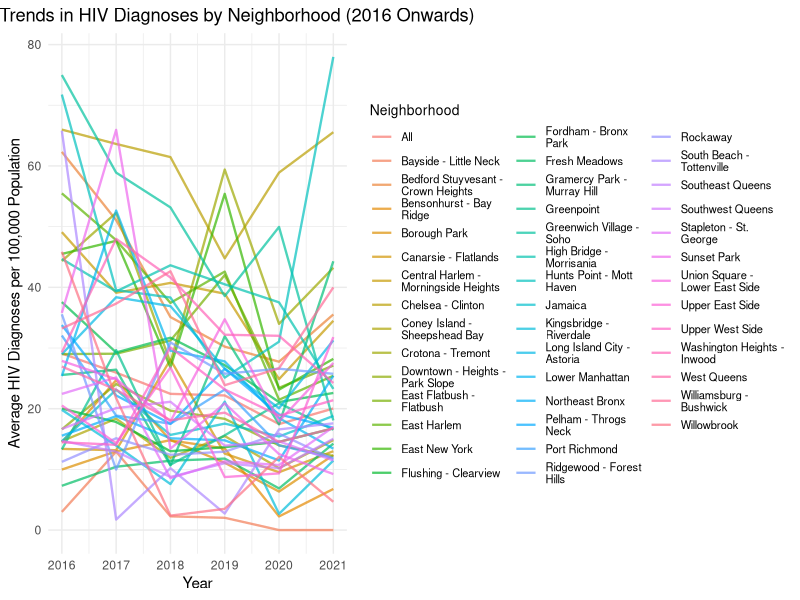
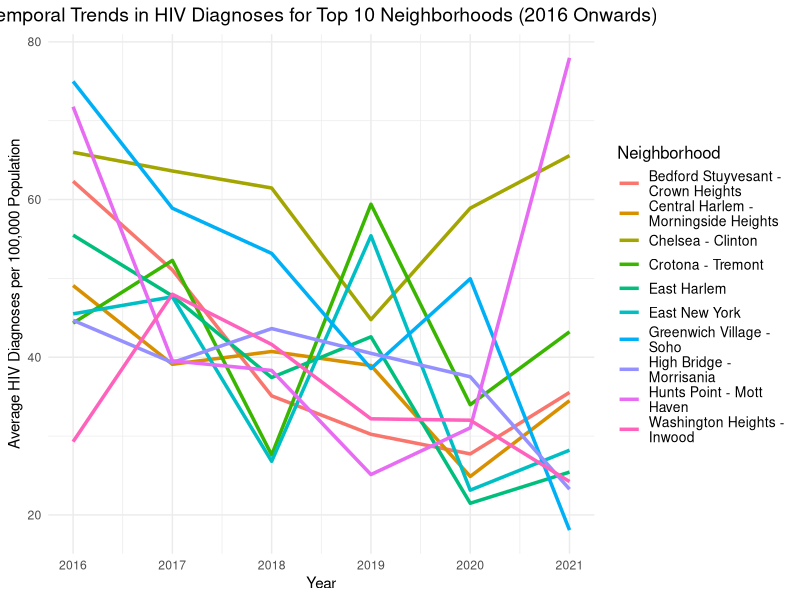
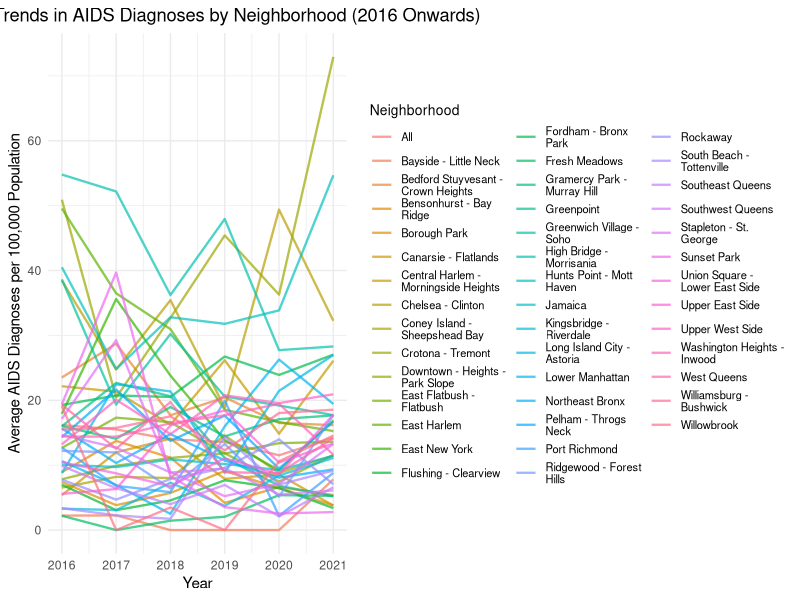
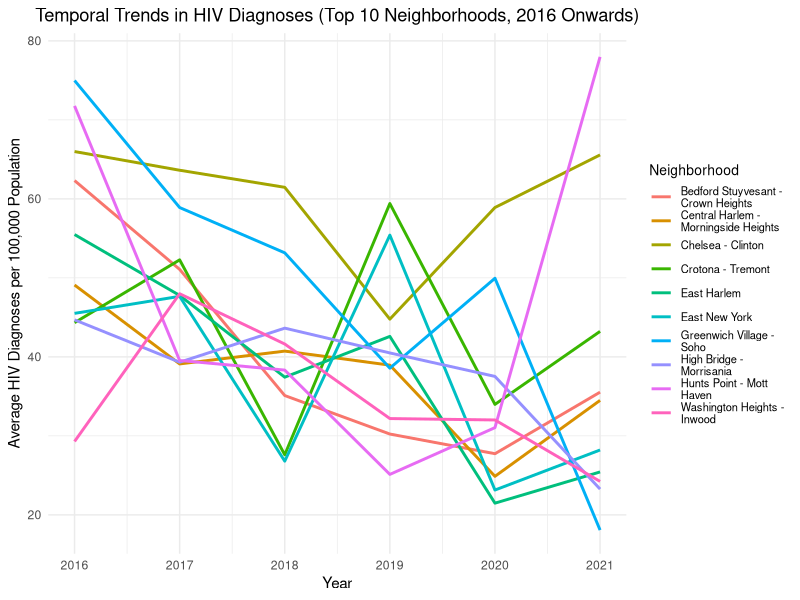
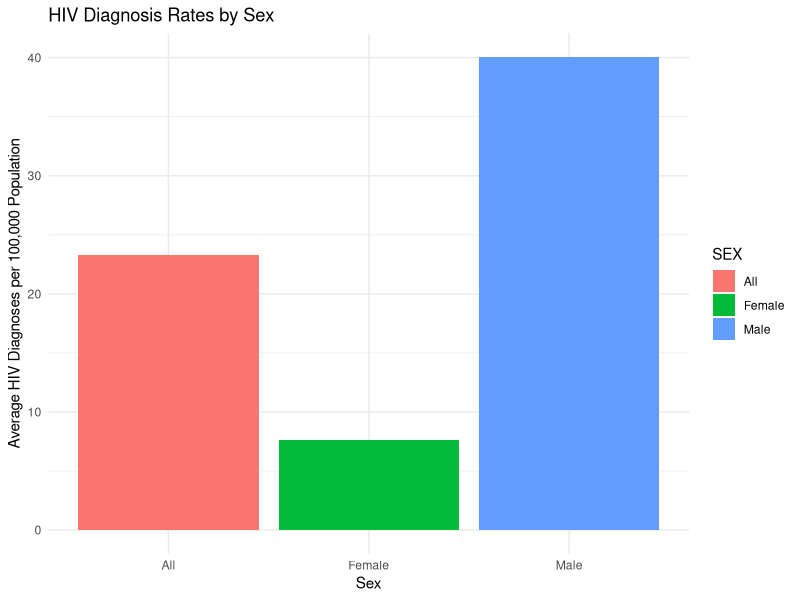
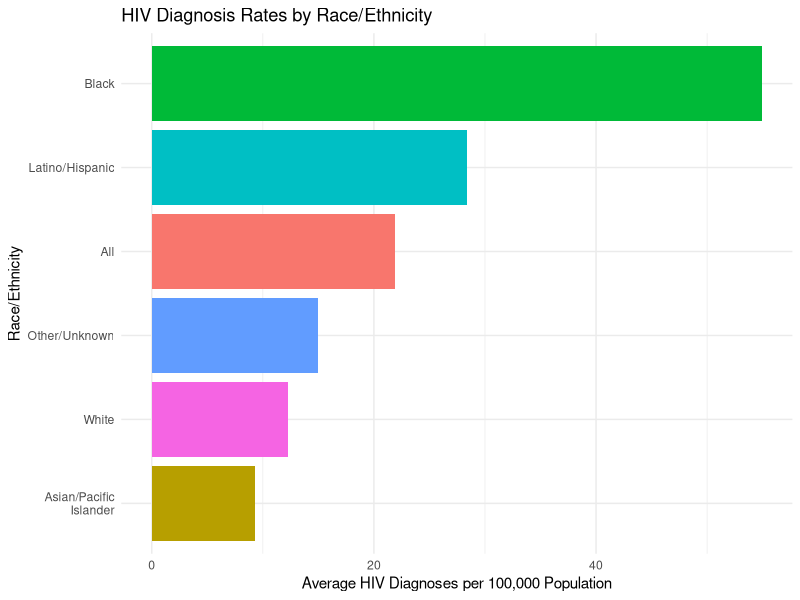

Recreate these plots in R, in order.
## ---- chunk 1
knitr::opts_chunk$set(echo = TRUE)
## ---- chunk 2
# Load required libraries
library(tidyverse)
library(ggplot2)
library(broom)
## ---- chunk 3
# Load the dataset
hiv_data <- read.csv("data/HIV_AIDS_Diagnoses_by_Neighborhood__Sex__and_Race_Ethnicity_20241118.csv")

UHF <- read.csv("data/UHF_Neighborhoods.csv")

## ---- chunk 4
# Clean and prepare the dataset
hiv_data <- hiv_data %>%
  mutate(
    YEAR = as.numeric(YEAR),
    Neighborhood = as.character(Neighborhood..U.H.F.), # Correct column for neighborhood
    HIV_Diagnoses = as.numeric(HIV.DIAGNOSES.PER.100.000.POPULATION),
    AIDS_Diagnoses = as.numeric(AIDS.DIAGNOSES.PER.100.000.POPULATION)
  ) %>%
  filter(YEAR >= 2016, !is.na(HIV_Diagnoses), !is.na(AIDS_Diagnoses)) # Keep only data from 2016 onwards

## ---- chunk 5
# Aggregate HIV and AIDS diagnoses
hiv_trends <- hiv_data %>%
  group_by(YEAR, Neighborhood) %>%
  summarise(
    avg_hiv_rate = mean(HIV_Diagnoses, na.rm = TRUE),
    avg_aids_rate = mean(AIDS_Diagnoses, na.rm = TRUE)
  ) %>%
  ungroup()

# Preview the aggregated data
head(hiv_trends)
## ---- chunk 6
# Plot HIV diagnosis trends by neighborhood with a legend
ggplot(hiv_trends, aes(x = YEAR, y = avg_hiv_rate, group = Neighborhood, color = Neighborhood)) +
  geom_line(size = 0.8, alpha = 0.7) +
  labs(
    title = "Temporal Trends in HIV Diagnoses by Neighborhood (2016 Onwards)",
    x = "Year",
    y = "Average HIV Diagnoses per 100,000 Population",
    color = "Neighborhood"
  ) +
  theme_minimal() +
  theme(
    legend.position = "right", # Display the legend on the right
    plot.title = element_text(hjust = 0.5),
    legend.text = element_text(size = 8),
    legend.title = element_text(size = 10)
  )

## ---- chunk 7
# Calculate the mean HIV diagnosis rate for each neighborhood
top_neighborhoods <- hiv_data %>%
  group_by(Neighborhood) %>%
  summarise(mean_hiv_rate = mean(HIV_Diagnoses, na.rm = TRUE)) %>%
  arrange(desc(mean_hiv_rate)) %>%
  slice(1:10) %>%
  pull(Neighborhood)

# Filter the dataset for the top 10 neighborhoods
filtered_hiv_data <- hiv_data %>%
  filter(Neighborhood %in% top_neighborhoods)

# Aggregate HIV diagnoses for the top 10 neighborhoods
top_hiv_trends <- filtered_hiv_data %>%
  group_by(YEAR, Neighborhood) %>%
  summarise(
    avg_hiv_rate = mean(HIV_Diagnoses, na.rm = TRUE)
  ) %>%
  ungroup()

# Preview the aggregated data
head(top_hiv_trends)

# Plot HIV diagnosis trends for the top 10 neighborhoods
ggplot(top_hiv_trends, aes(x = YEAR, y = avg_hiv_rate, group = Neighborhood, color = Neighborhood)) +
  geom_line(size = 1.2) +
  labs(
    title = "Temporal Trends in HIV Diagnoses for Top 10 Neighborhoods (2016 Onwards)",
    x = "Year",
    y = "Average HIV Diagnoses per 100,000 Population",
    color = "Neighborhood"
  ) +
  theme_minimal() +
  theme(
    legend.position = "right",
    legend.text = element_text(size = 10),
    legend.title = element_text(size = 12),
    plot.title = element_text(hjust = 0.5, size = 14)
  )

## ---- chunk 8
# Plot AIDS diagnosis trends by neighborhood with a legend
ggplot(hiv_trends, aes(x = YEAR, y = avg_aids_rate, group = Neighborhood, color = Neighborhood)) +
  geom_line(size = 0.8, alpha = 0.7) +
  labs(
    title = "Temporal Trends in AIDS Diagnoses by Neighborhood (2016 Onwards)",
    x = "Year",
    y = "Average AIDS Diagnoses per 100,000 Population",
    color = "Neighborhood"
  ) +
  theme_minimal() +
  theme(
    legend.position = "right", # Display the legend on the right
    plot.title = element_text(hjust = 0.5),
    legend.text = element_text(size = 8),
    legend.title = element_text(size = 10)
  )

## ---- chunk 9
# Calculate mean rates for each neighborhood
top_hiv_neighborhoods <- hiv_data %>%
  group_by(Neighborhood) %>%
  summarise(mean_hiv_rate = mean(HIV_Diagnoses, na.rm = TRUE)) %>%
  arrange(desc(mean_hiv_rate)) %>%
  slice(1:10) %>%
  pull(Neighborhood)

top_aids_neighborhoods <- hiv_data %>%
  group_by(Neighborhood) %>%
  summarise(mean_aids_rate = mean(AIDS_Diagnoses, na.rm = TRUE)) %>%
  arrange(desc(mean_aids_rate)) %>%
  slice(1:10) %>%
  pull(Neighborhood)

# Filter the dataset for top 10 neighborhoods
filtered_hiv_trends <- hiv_data %>%
  filter(Neighborhood %in% top_hiv_neighborhoods) %>%
  group_by(YEAR, Neighborhood) %>%
  summarise(avg_hiv_rate = mean(HIV_Diagnoses, na.rm = TRUE)) %>%
  ungroup()

filtered_aids_trends <- hiv_data %>%
  filter(Neighborhood %in% top_aids_neighborhoods) %>%
  group_by(YEAR, Neighborhood) %>%
  summarise(avg_aids_rate = mean(AIDS_Diagnoses, na.rm = TRUE)) %>%
  ungroup()

# Plot HIV diagnosis trends
ggplot(filtered_hiv_trends, aes(x = YEAR, y = avg_hiv_rate, group = Neighborhood, color = Neighborhood)) +
  geom_line(size = 1) +
  labs(
    title = "Temporal Trends in HIV Diagnoses (Top 10 Neighborhoods, 2016 Onwards)",
    x = "Year",
    y = "Average HIV Diagnoses per 100,000 Population",
    color = "Neighborhood"
  ) +
  theme_minimal() +
  theme(
    legend.position = "right", # Display legend
    plot.title = element_text(hjust = 0.5),
    legend.text = element_text(size = 8),
    legend.title = element_text(size = 10)
  )

## ---- chunk 10
# Fit a linear regression model for year predicting HIV diagnosis rates
hiv_lm <- lm(avg_hiv_rate ~ YEAR, data = hiv_trends)

# Summarize the regression model
hiv_lm_summary <- summary(hiv_lm)

# Display regression coefficients
tidy(hiv_lm) %>%
  select(term, estimate, std.error, p.value) %>%
  mutate(p.value = format(p.value, scientific = TRUE)) %>%  # Show exact p-value in scientific notation
  knitr::kable(digits = 10)

# Identify neighborhoods with consistently high HIV diagnosis rates
high_hiv_neighborhoods <- hiv_trends %>%
  group_by(Neighborhood) %>%
  summarise(mean_hiv_rate = mean(avg_hiv_rate, na.rm = TRUE)) %>%
  arrange(desc(mean_hiv_rate)) %>%
  filter(mean_hiv_rate > quantile(mean_hiv_rate, 0.9)) # Top 10% neighborhoods

# Display the neighborhoods with high HIV rates
high_hiv_neighborhoods %>%
  knitr::kable(digits = 2)

## ---- chunk 11

tidy(hiv_lm) %>%
  select(term, estimate, std.error, p.value) %>%
  mutate(p.value = format(p.value, scientific = TRUE)) %>%  # Show exact p-value in scientific notation
  knitr::kable(digits = 10)

## ---- chunk 12
# Group by sex and calculate average HIV diagnoses
hiv_by_sex <- hiv_data %>%
  group_by(SEX) %>%
  summarise(avg_hiv_rate = mean(HIV_Diagnoses, na.rm = TRUE)) %>%
  arrange(desc(avg_hiv_rate))

# Group by race/ethnicity and calculate average HIV diagnoses
hiv_by_race <- hiv_data %>%
  group_by(RACE.ETHNICITY) %>%
  summarise(avg_hiv_rate = mean(HIV_Diagnoses, na.rm = TRUE)) %>%
  arrange(desc(avg_hiv_rate))

# Display the summaries
hiv_by_sex %>%
  knitr::kable(digits = 2, caption = "Average HIV Diagnosis Rates by Sex")

hiv_by_race %>%
  knitr::kable(digits = 2, caption = "Average HIV Diagnosis Rates by Race/Ethnicity")

# Bar plot for HIV diagnosis rates by sex
ggplot(hiv_by_sex, aes(x = SEX, y = avg_hiv_rate, fill = SEX)) +
  geom_bar(stat = "identity") +
  labs(
    title = "HIV Diagnosis Rates by Sex",
    x = "Sex",
    y = "Average HIV Diagnoses per 100,000 Population"
  ) +
  theme_minimal()

# Bar plot for HIV diagnosis rates by race/ethnicity
ggplot(hiv_by_race, aes(x = reorder(RACE.ETHNICITY, avg_hiv_rate), y = avg_hiv_rate, fill = RACE.ETHNICITY)) +
  geom_bar(stat = "identity") +
  coord_flip() + # Flip for better readability
  labs(
    title = "HIV Diagnosis Rates by Race/Ethnicity",
    x = "Race/Ethnicity",
    y = "Average HIV Diagnoses per 100,000 Population"
  ) +
  theme_minimal() +
  theme(legend.position = "none")

## ---- chunk 13
# Fit a linear regression model for HIV diagnosis rates
hiv_lm <- lm(HIV_Diagnoses ~ SEX + RACE.ETHNICITY, data = hiv_data)

# Summarize the regression model
hiv_lm_summary <- summary(hiv_lm)

# Display regression coefficients
tidy(hiv_lm) %>%
  select(term, estimate, std.error, p.value) %>%
  mutate(p.value = format(p.value, scientific = TRUE)) %>%
  knitr::kable(digits = 3, caption = "Linear Regression: Predicting HIV Diagnoses")


## ---- chunk 14
# Fit a multivariate regression model adjusting for year and neighborhood
hiv_multivariate_lm <- lm(HIV_Diagnoses ~ SEX + RACE.ETHNICITY + YEAR + Neighborhood..U.H.F., data = hiv_data)

# Summarize the multivariate regression model
tidy(hiv_multivariate_lm) %>%
  select(term, estimate, std.error, p.value) %>%
  mutate(p.value = format(p.value, scientific = TRUE)) %>%
  knitr::kable(digits = 10, caption = "Multivariate Regression: Adjusting for Confounders")


